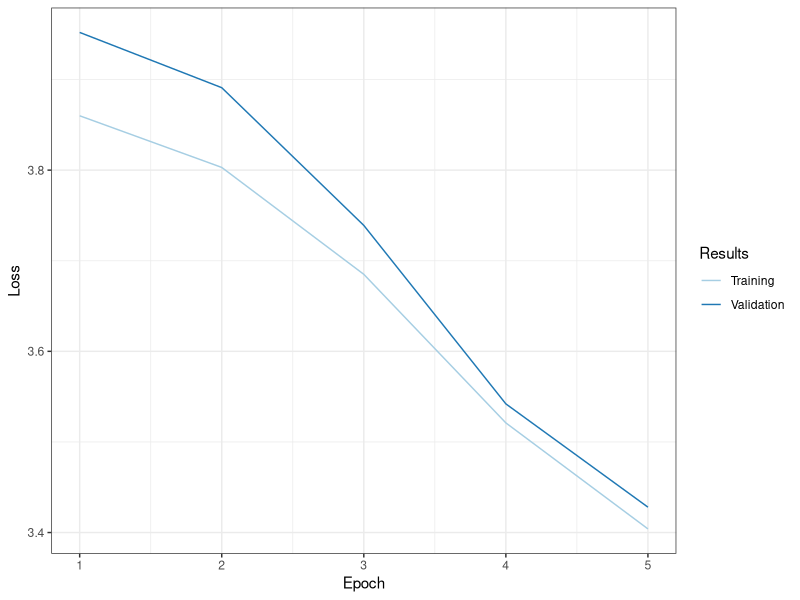
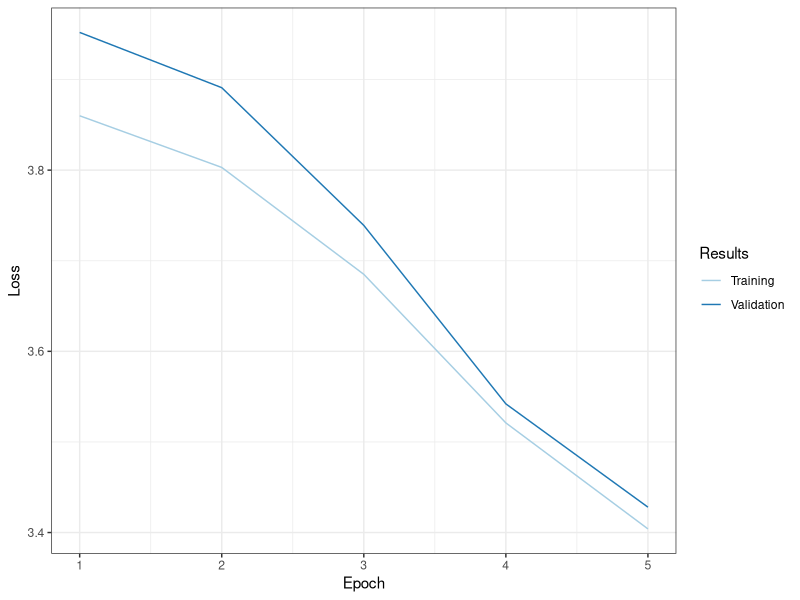

Here is the R script that generated these plots, in order: (Note: this script raises an error after producing the figures.)
 library(tidyr)
library(scales)
library(ggplot2)


df <- read.csv("german_lm_2.csv")

df %>%
  gather(Results, Value, Training, Validation) %>%
  ggplot(aes(x=Epoch, y=Value, colour=Results)) +
  theme(panel.grid.minor.y = element_blank()) +
  geom_line() + scale_color_brewer(palette="Paired") + theme_bw() +
  ylab("Loss") 
  # scale_x_continuous(breaks = c(1956, 1970, 1980, 1990, 2000, 2012)) +

ggsave('training_curves.jpg', plot = last_plot(),
       scale = 1, width = 6, height = 2,
       dpi = 300)

df %>%
  gather(Revenue, Dollar, Advertising, Circulation) %>%
  ggplot(aes(x=Year, y=Dollar / 1000000000, colour=Revenue)) +
  geom_line(size=2) + scale_color_brewer(palette="Paired") + theme_bw(base_size = 16) +
  ylab("Dollars in Billion") +
  theme(panel.grid.minor = element_blank()) +
  scale_y_continuous(labels = dollar_format()) + 
  scale_x_continuous(breaks = c(1956, 1970, 1980, 1990, 2000, 2012))

ggsave('rev_paper.pdf', plot = last_plot(),
       scale = 1, width = 6, height = 3,
       dpi = 300)


df2 <- read.csv("employers.csv")

df2 %>%
  ggplot(aes(x=Year, y=Total / 1000)) +
  geom_line(size=2 ,color=brewer.pal(7,"Blues")[4]) + scale_color_brewer(palette="Paired") + theme_bw() +
  ylab(NULL) +
  scale_y_continuous(labels = unit_format(unit = "K")) +
  scale_x_continuous(breaks = c(2004, 2008, 2012, 2017)) +
  # labs(title='Total Number of Employers in U.S. Newspapers Sector', caption = "Source: Pew Research Center analysis of Bureau of Labor Statistics Occupational Employment Statistics data")
  labs(title='Total Number of Employees in the U.S. Newspaper Sector', caption = "Source: Pew Research Center analysis of U.S. Bureau of Labor Statistics")


ggsave('emp.jpg', plot = last_plot(),
       scale = 1, width = 6, height = 4,
       dpi = 300)

df2 %>%
  ggplot(aes(x=Year, y=Total / 1000)) +
  geom_line(size=2 ,color=brewer.pal(7,"Blues")[4]) + scale_color_brewer(palette="Paired") + theme_bw(base_size = 16) +
  ylab(NULL) +
  theme(panel.grid.minor = element_blank()) +
  scale_y_continuous(labels = unit_format(unit = "K")) +
  scale_x_continuous(breaks = c(2004, 2008, 2012, 2017))

ggsave('emp_paper.pdf', plot = last_plot(),
       scale = 1, width = 6, height = 3,
       dpi = 300)
